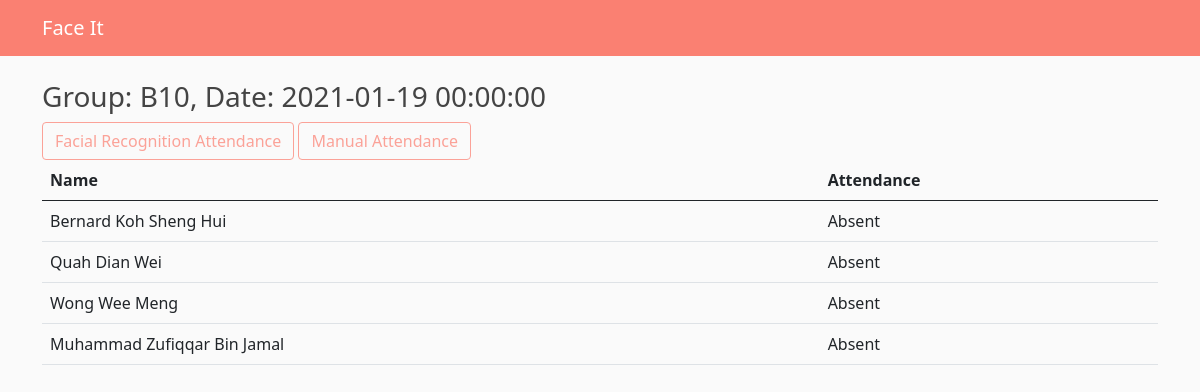
Page /take_attendance/6 (signed in) on the committed database.
### models.py (models this page shows, shortened)
class Indexes(db.Model):
    id = db.Column(db.Integer, primary_key=True)
    indexId = db.Column(db.Integer, nullable=False)
    className = db.Column(db.String(5), nullable=False)
    courseId = db.Column(db.Integer, db.ForeignKey('courses.id'), nullable=False)
    staffInCharged = db.relationship('StaffInCharged', backref='index', lazy=True)
    dates = db.relationship('IndexDates', backref='index', lazy=True)

class IndexDates(db.Model):
    id = db.Column(db.Integer, primary_key=True)
    date = db.Column(db.DateTime, nullable=False)
    attendance_started = db.Column(db.Boolean, default=False, nullable=False)
    indexId = db.Column(db.Integer, db.ForeignKey('indexes.indexId'), nullable=False)
    attendance = db.relationship('Attendance', backref='indexDate', lazy=True)

class Attendance(db.Model):
    id = db.Column(db.Integer, primary_key=True)
    indexDateId = db.Column(db.Integer, db.ForeignKey('index_dates.id'), nullable=False)
    studentId = db.Column(db.Integer, db.ForeignKey('students.id'), nullable=False)
    attendance = db.Column(db.String(10), default='Absent', nullable=False)   # Absent/Present

class Students(db.Model):
    id = db.Column(db.Integer, primary_key=True)
    name = db.Column(db.String(100), nullable=False)
    matricNo = db.Column(db.String(10), unique=True, nullable=False)
    email = db.Column(db.String(120), unique=True, nullable=False)
    attendances = db.relationship('Attendance', backref='student', lazy=True)

### app.py (the view, shortened to what this page needs)
@app.route('/take_attendance/<int:class_date_id>', methods=['GET', 'POST'])
def take_attendance(class_date_id):
    attendances = Attendance.query.filter_by(indexDateId=class_date_id).all()
    form = ManualAttendanceForm()
    attendance_started = attendances[0].indexDate.attendance_started
    if attendance_started:
        return render_template('take_attendance.html', attendances=attendances,
                               date=attendances[0].indexDate.date, class_name=attendances[0].indexDate.index.className,
                               class_date_id=class_date_id, form=form)
    else:
        flash('The attendance taking for this class has not started', 'warning')
        return redirect(url_for('error'))

### models.py (called while the page is built)
@login_manager.user_loader
def load_user(user_id):
    return Users.query.get(int(user_id))

### templates/take_attendance.html (shortened to what this page needs)
{% extends "layout.html" %}
{% block content %}
    <h3>Group: {{ class_name }}, Date: {{ date }}</h3>
    <div>
        <a type="button" href="{{ url_for('take_photo', class_date_id=class_date_id) }}" class="btn btn-outline-salmon">Facial Recognition Attendance</a>
        <a type="button" class="btn btn-outline-salmon" data-bs-toggle="modal" data-bs-target="#manualAttendance">Manual Attendance</a>
    </div>
    <table class="table">
        <thead>
            <tr>
                <th scope="col">Name</th>
                <th scope="col">Attendance</th>
            </tr>
        </thead>
        <tbody>
            {% for attend in attendances %}
            <tr>
                <td>{{ attend.student.name }}</td>
                <td>{{ attend.attendance }}</td>
            </tr>
            {% endfor %}
        </tbody>
    </table>
{% endblock content %}

### static/main.css (style rules this page uses)
body { background: #fafafa; color: #333333; margin-top: 5rem; }
h1, h2, h3, h4, h5, h6 { color: #444444; }
.btn-outline-salmon { color: #fba298; border-color: #fba298; }

### rows in the picture
Indexes: className "B10"
IndexDates: date "2021-01-19 00:00:00"
Attendance: student.name "Bernard Koh Sheng Hui", attendance "Absent"
Attendance: student.name "Quah Dian Wei", attendance "Absent"
Attendance: student.name "Wong Wee Meng", attendance "Absent"
Attendance: student.name "Muhammad Zufiqqar Bin Jamal", attendance "Absent"
